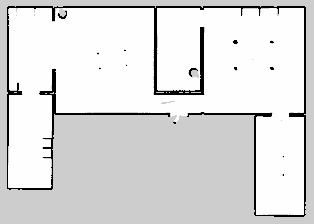
#> input picture maps/map_carto.pgm, 314 x 224 px, found by its file name
$ python test.py
#> lines starting #> are read from the running program, lines starting #| are printed output that depends on the picture; after the words box and inside, x2 and y2 are one past the last pixel; in counts of white or black regions, pixels touching at a corner belong together
import heapq
import cv2


class DStar:
    def __init__(self, start, goal, grid):
        self.start = start
        self.goal = goal
        self.grid = grid
        self.g = {}
        self.rhs = {}
        self.U = []
        self.km = 0
        self.g[start] = 0
        self.rhs[start] = self.heuristic(start, goal)
        heapq.heappush(self.U, (self.calculate_key(start), start))

    def calculate_key(self, node):
        return (min(self.g.get(node, float('inf')), self.rhs.get(node, float('inf'))) + self.heuristic(node,
                                                                                                       self.goal) + self.km,
                min(self.g.get(node, float('inf')), self.rhs.get(node, float('inf'))))

    def update_vertex(self, node):
        if node != self.start:
            self.rhs[node] = min(self.heuristic(node, n) + self.g[n] for n in self.neighbours(node))
        if node in self.U:
            self.U.remove(node)
        if self.g.get(node, float('inf')) != self.rhs.get(node, float('inf')):
            heapq.heappush(self.U, (self.calculate_key(node), node))

    def compute_shortest_path(self):
        while self.U and (self.U[0][0] < self.calculate_key(self.goal) or self.rhs[self.goal] != self.g[self.goal]):
            k_old, node = heapq.heappop(self.U)
            k_new = self.calculate_key(node)
            if k_old < k_new:
                heapq.heappush(self.U, (k_new, node))
            elif self.g.get(node, float('inf')) > self.rhs.get(node, float('inf')):
                self.g[node] = self.rhs[node]
                for n in self.neighbours(node):
                    self.update_vertex(n)
            else:
                self.g[node] = float('inf')
                for n in self.neighbours(node):
                    self.update_vertex(n)
                self.update_vertex(node)

    def get_shortest_path(self):
        path = [self.start]
        while path[-1] != self.goal:
            node = min(self.neighbours(path[-1]),
                       key=lambda n: self.heuristic(n, self.goal) + self.g.get(n, float('inf')))
            path.append(node)
        return path

    @staticmethod
    def heuristic(node, goal):
        # Euclidean distance heuristic
        return ((node[0] - goal[0]) ** 2 + (node[1] - goal[1]) ** 2) ** 0.5

    def neighbours(self, node):
        """Return a list of the neighbours of a node in a grid."""
        grid = self.grid
        row, col = node
        height, width = len(grid), len(grid[0])
        candidates = [(row - 1, col), (row, col + 1), (row + 1, col), (row, col - 1)]
        return [(r, c) for r, c in candidates
                if 0 <= r < height and 0 <= c < width and not grid[r][c]]


start = (0, 0)
goal = (5, 5)
map_image = cv2.imread("/home/nitesh/workspaces/ros2_mpc_ws/src/ros2_mpc/maps/map_carto.pgm", cv2.IMREAD_GRAYSCALE)
#> map_image is the input picture: shape (224, 314); min 0, max 254, mean 221
map_image[map_image == 0] = 1
#> map_image: shape (224, 314); 4.91% of pixels changed, all inside (x1, y1, x2, y2) = (7, 6, 306, 217)
map_image[map_image > 1] = 0
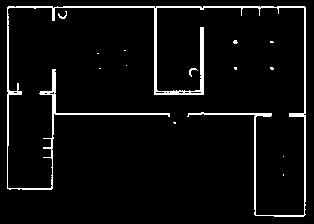
#> map_image: shape (224, 314); values 0 (black) and 1 (white), 4.9% white in thin lines or dots, all inside (x1, y1, x2, y2) = (7, 6, 306, 217)

dstar = DStar(start, goal, map_image)
#> the loop in compute_shortest_path, `while self.U and (self.U[0][0] < self.calculate_key(self.goal) or self..` made 1 pass
#> (the run stopped early here; a loop or call above may not have finished)
